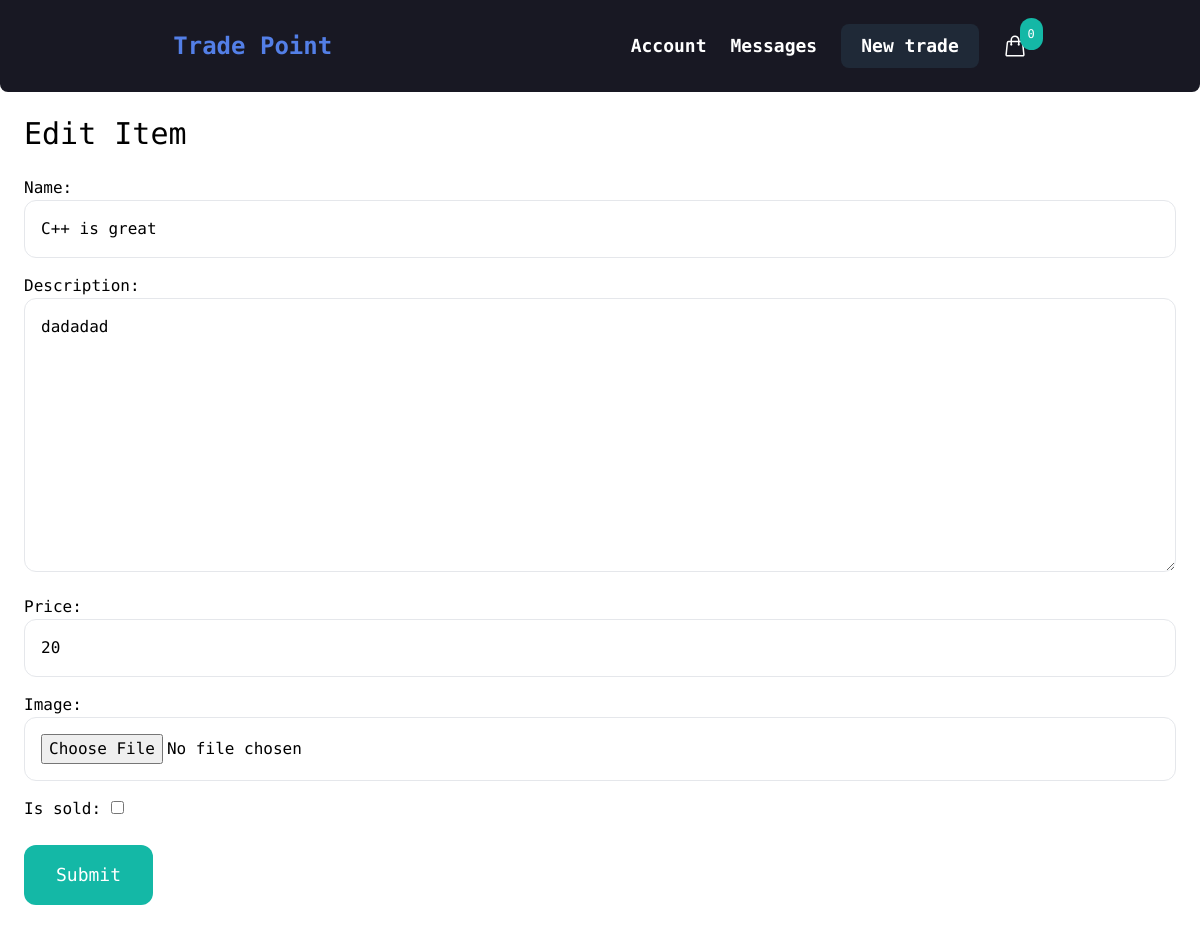
The app's page /items/6/edit/ (signed in), older data.
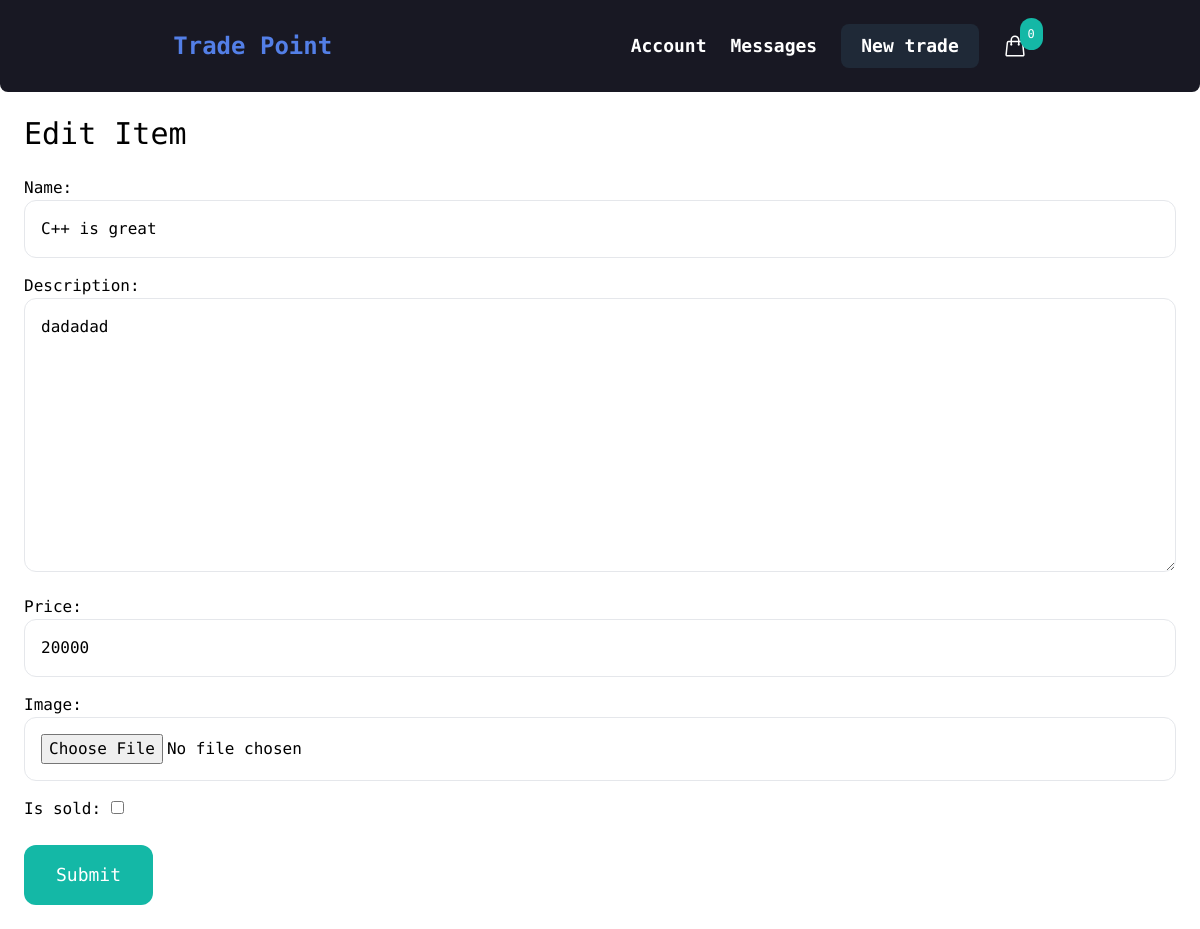
The same page, newer data.
### item/models.py (models this page shows, shortened)
class Item(models.Model):
    category = models.ForeignKey(Category, related_name='items', on_delete=models.CASCADE)
    name = models.CharField(max_length=200)
    description = models.TextField(blank=True, null=True)
    price = models.IntegerField()
    image = models.ImageField(upload_to='item_images', blank=True, null=True)
    thumbnail = models.ImageField(upload_to='item_images', blank=True, null=True)
    is_sold = models.BooleanField(default=False)
    created_at = models.DateTimeField(auto_now_add=True)
    created_by = models.ForeignKey(User, related_name='items', on_delete=models.CASCADE)
    updated_at = models.DateTimeField(auto_now=True)
    class Meta:
        ordering = ('-created_at',)

### item/views.py (the view)
# urls.py: path('<int:pk>/edit/', views.edit, name='edit'),
@login_required
def edit(request, pk):
    item = get_object_or_404(Item, pk=pk, created_by=request.user)
    if request.method == "POST":
        form = EditItemForm(request.POST, request.FILES, instance=item)
        if form.is_valid():
            form.save()
            return redirect('item:detail', pk=item.pk)
    else:
        form = EditItemForm(instance=item)
    return render(request, 'item/form.html', {
        'form': form,
        'title': 'Edit Item',
    })

### item/forms.py
class EditItemForm(forms.ModelForm):
    class Meta:
        model = Item
        fields = ('name', 'description', 'price', 'image', 'is_sold')
        widgets = {
            'name': forms.TextInput(attrs={
                'class': INPUT_CLASSES
            }),
            'description': forms.Textarea(attrs={
                'class': INPUT_CLASSES
            }),
            'price': forms.TextInput(attrs={
                'class': INPUT_CLASSES
            }),
            'image': forms.FileInput(attrs={
                'class': INPUT_CLASSES
            }),
        }

### cart/cart.py (called while the page is built)
    def __len__(self):
        return sum(item['quantity'] for item in self.cart.values())

### cart/context_processors.py (called while the page is built)
def cart(request):
    return {'cart': Cart(request)}

### item/templates/item/form.html (shortened to what this page needs)
{% extends 'main.html' %}
{% block content %}
<h1 class="mb-6 text-3xl">
    {{title}}
</h1>
<form action="" method="post" enctype="multipart/form-data">
    <div class="space-y-4">
        {{form.as_p}}
    </div>
    <button class="mt-6 py-4 px-8 text-lg bg-teal-500 hover:bg-teal-700 rounded-xl text-white">Submit</button>
</form>
{% endblock content %}

Row changes from the older to the newer data that the page shows:
changed Item "C++ is great": price "20" → "20000"
